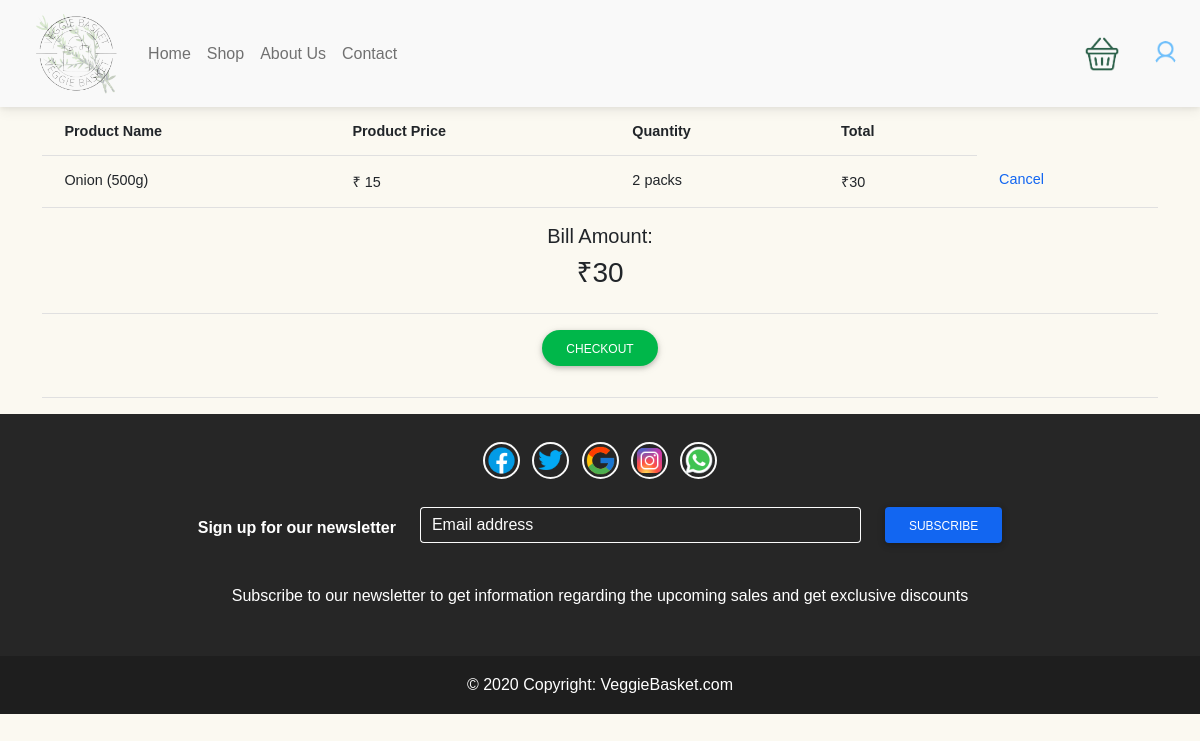
/cart.php (signed in), run on the app's committed database.
### tables this page shows
CREATE TABLE `cart` (
  `cartid` int(11) NOT NULL AUTO_INCREMENT,
  `uid` int(11) NOT NULL,
  `pid` int(11) NOT NULL,
  `quantity` int(11) NOT NULL,
  `dprice` int(11) NOT NULL,
  PRIMARY KEY (`cartid`)
);

CREATE TABLE `tblproduct` (
  `pid` int(11) NOT NULL AUTO_INCREMENT,
  `cid` int(11) NOT NULL,
  `pname` varchar(30) NOT NULL,
  `pprice` int(11) NOT NULL,
  `disc_price` int(11) NOT NULL,
  `pdescp` text NOT NULL,
  `stock` int(11) NOT NULL,
  `pimage` varchar(200) NOT NULL,
  PRIMARY KEY (`pid`)
);

### cart.php (the view, shortened to what this page needs)
<html>
<head>
	<?php require 'head.php';?>
</head>
<body>
<?php require 'header.php';?>
<div class="container-md">
<table class="table">
	<tr>
		<th><b>Product Name</b></th>
		<th><b>Product Price</b></th>
		<th><b>Quantity</b></th>
		<th><b>Total</b></th>
	</tr>
<?php
$q=mysqli_query($con,"select * from cart,tblproduct where tblproduct.pid=cart.pid and cart.uid=".$_SESSION['uid']);
while ($r=mysqli_fetch_array($q)) {
	?>
	<Tr>
		<td>
	<b> <?php echo $r["pname"];?></b>
</td>
<td>
	<b>₹ <?php echo $r["disc_price"];?></b>
</td>
<td>
	<b><?php echo $r["quantity"];?> packs</b>
</td>
<td>
	<b>₹<?php echo $total= $r["quantity"]*$r["disc_price"];$ftotal+=$total;?></b>
</td>
<td>
	<b><a href="cancel.php?cartid=<?php echo $r['cartid'];?>"> Cancel</a></b>
	</td>
</Tr>
<?php
}
?>
<tr>
	<td colspan="5" style="text-align: center	;"><h5>Bill Amount: </h5>
	<h3>₹<?php echo $ftotal;?></h3></td>
	</tr>
<tr>
	<td colspan="5" style="text-align:center;">
		<form>
			<button type="button" class="btn btn-success btn-rounded" onclick="window.location.href='ordercheckout.php';">CHECKOUT</button>
		</form>
	</td>
</tr>
</table>
</div>
<?php require 'footer.php';?>
</body>
</html>

### data on the page
cart: pid.pname "Onion (500g)", pid.disc_price "15", quantity "2", $total=$r['quantity']*$r['disc_price'] "30"

### other printed values
$ftotal "30"
